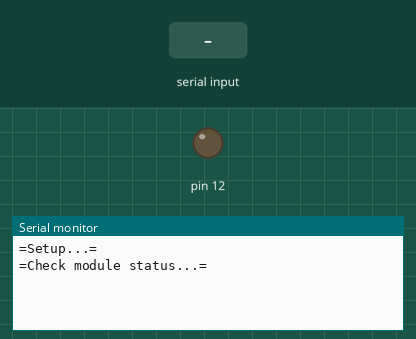
Bench run of a sketch on a simulated Arduino Uno, built with avr-gcc and run on an emulated ATmega328P. Shown: output pins drawn as LEDs (lit = HIGH), the last lines printed to the serial monitor. The inputs (shaded band) are chosen by the test bench. The modem accepts every AT command (registered, SIM ready, sends succeed) and sends nothing else.

Above: at 12.8 s.
12.9 s: "90,45\n" received over the second serial link
At 14.1 s:
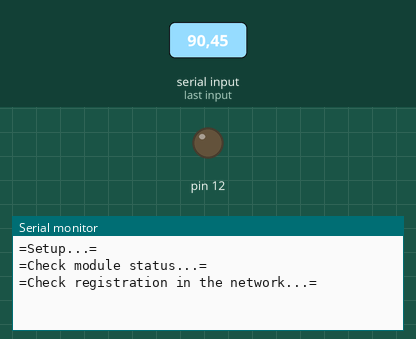
15.9 s: "30,150\n" received over the second serial link
At 16.9 s:
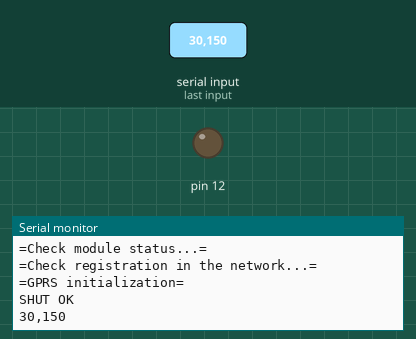

The sketch:

sim800l_gprs_gps_aprs.ino
```cpp
/*Ардуино GPRS GPS APRS трекер
 * разработал Юрий UB3FBR  ub3fbr@yandex.ru 2017
 * Используйте, модифицируйте код без ограничений
 * исходный код https://github.com/UB3FBR/sim800l_gprs_gps_aprs.git
 * тема на форуме http://infotex58.ru/forum/index.php?topic=986.msg8605#msg8605
 */
#include <TinyGPS++.h>
#include <SoftwareSerial.h>
SoftwareSerial myGSM(8,9); //подключаем GSM модуль SIM800L пин 9 - RX, 8 - TX !!! внимательно!!! лучше проверять все отдельными тестовыми скетчами - пины тх рх
SoftwareSerial neo6m(6,7); //подключаем GPS модуль uBlox neo6m  пин 6 - TXмодуля, т.е. у gps модуля используем только один пин выхода
TinyGPSPlus gps; // объект TinyGPS++ для работы с данными от модуля GPS

/* Используются последовательности NMEA дополнительная информация  http://aprs.gids.nl/nmea/
 * из последовательности "вырезаем" нужные для отправки на апрс сервер элементы
 * координаты  широту и долготу
 */
TinyGPSCustom la(gps, "GPGGA", 2); // $GPGSA 2 элемент
TinyGPSCustom n_s(gps, "GPGGA", 3); // $GPGSA 3 элемент
TinyGPSCustom lon(gps, "GPGGA", 4); // $GPGSA 4 элемент
TinyGPSCustom e_w(gps, "GPGGA", 5); // $GPGSA 5 элемент
TinyGPSCustom sat(gps, "GPGGA", 7); // $GPGSA 7 элемент
TinyGPSCustom spd(gps, "GPVTG", 7); // $GPVTG 7 элемент - для "похожего на умного" маяка анализируем скорость в км/ч в последовательности
/*Строковые переменные для вывода в консоль
 * и формирования пакета отправляемого на APRS-IS
 */
String lla;
String llon;
String ns;
String ew;
String sats;
String spds;
int intsats; //преобразованные в число кол-во спутников
int intspds; //и скорость

int send_error = 0;  //определение факта ошибки при отправке данных на сервер апрс

void setup()
{
 Serial.begin(9600);
 delay(500);
 myGSM.begin(9600);
 delay(500);
 neo6m.begin(4800); //предварительно проверяем скорость обмена с GPS модулем, может быть 4800 и 9600
 delay(500);
 pinMode(12, OUTPUT);
 myGSMsetup(); //устанавливаем параметры модуля SIM800L и данные apn оператора, подключаемся к gprs
}

void loop()
{

// Если данные обновились - анализируем их, отправляем и ждем
  if (la.isUpdated() || lon.isUpdated())
  {
    lla=la.value();
    lla = lla.substring(0,7); //string.substring(from, to) вырезаем часть строки уменьшая точность
    ns=n_s.value();
    llon=lon.value();
    llon = llon.substring(0,8); //string.substring(from, to)
    ew=e_w.value();
    sats=sat.value(); intsats = sats.toInt();
    spds=spd.value(); intspds = spds.toInt();

    Serial.println();
    Serial.print(F("LAT=")); Serial.println(lla);
    Serial.print(F("ns=")); Serial.println(ns);
    Serial.print(F("LON=")); Serial.println(llon);
    Serial.print(F("ew=")); Serial.println(ew);
    Serial.print(F("SATs=")); Serial.println(sats);
    Serial.print(F("Speeds=")); Serial.println(spds);
    Serial.println();
/*Проверяем количество захваченных спутников intsats, если меньше 4, ничего не отправляем
 * Если больше или равно 4 - отравляем данные на сервер APRS
 */
  if (intsats > 3){
    Serial.println(F("=SATs > 3 ="));
    Serial.println(F("=Open port and Send data="));
    myGSMopenport();

    sendTCPpacket();
    delay(3000);
    Serial.println(F("=Close port and Delay="));
    myGSMcloseport();
    neo6m.listen();
    Serial.println (F("========================="));
/*Добавляем похожую на "умную" задержку
 * чтобы трек был не "рубленный", а более гладкий на карте
 */
 Serial.print(F("=IntSpds="));Serial.println(intspds); //выводим текущую скорость для контроля
 if (intspds > 90) {Serial.println(F("=Delay=20s ="));delay(20000);}
 else if (intspds > 60){Serial.println(F("=Delay=30s ="));delay(30000);}
 else if (intspds > 30) {Serial.println(F("=Delay=40s ="));delay(40000);}
 else {Serial.println(F("=Delay=60s ="));delay(60000);} //если предыдущие условия не сработали - задержка по умолчанию 60 сек (для минимальной скорости движения)
 }


 }
  while (neo6m.available() > 0)
    gps.encode(neo6m.read());
}


void printSerialData()
{

 while(myGSM.available() > 0)
 Serial.write(myGSM.read());

}

void sendTCPpacket()
{
  myGSM.listen();
  /* Фомируем пакет для отправки на сервер согласно правилам APRS
   *  test в начале пакета - для первичного подключения
   *  используем свои учетные данные на APRS-IS
   *  таблицу символов для нужного значка на карте в aprs.fi
   */
  String aprs_data = "test ";
  aprs_data+="\r";
  aprs_data+="user UB3FBR-9 pass 12345 vers arduino-gprs-SIM800L"; //примените свой пароль для APRS-IS  вместо 12345
  aprs_data+="\r";

  aprs_data+="UB3FBR-9>APRS,TCPIP*:="; // сначала эта строка была такой:  aprs_data+="UB3FBR-9>APRS:=";
  aprs_data+=lla; //"5509.85"; //Latitude Широта
  aprs_data+=ns; //"N"; N для северной широты  и S для южной широты
  aprs_data+="/"; //Символ TABLE выбирает одну из двух таблиц символов, тут основная таблица
  aprs_data+=llon; //"03726.17"; //Долгота Longitude
  aprs_data+=ew; //"E"; W западная долгота and E восточная долгота
  aprs_data+=">"; // выбор символа APRS, тут символ машины с ssid-9 такой: ">" ; Символ домашнего QTH такой: "-" ,
  aprs_data+="APRS/GPRS tracker(SIM800L)";
  aprs_data+=" SATview=";
  aprs_data+=sats; //количество спутников
  //add U батареи, количество спутников, температура салона
  //local time
  aprs_data+="\r";

 myGSM.println(aprs_data);
 //myGSM.println("UB3FBR-9>APRS,TCPIP*:>op.Yuri ub3fbr@yandex.ru"); // статусная строка, можно и не выводить
 //проверял возможность и как это работает)

 delay(4000);
 printSerialData();
 myGSM.write(0x1A);
 delay(3000);
 printSerialData();

 Serial.println(F("=blink_led="));
 digitalWrite(12, HIGH);   // включаем LED
 delay(1000);              // ждем 1 секунду
 digitalWrite(12, LOW);    // выключаем LED

 neo6m.listen();

}

/* полезные ссылки по камандам АТ
 * http://www.raviyp.com/embedded/169-sim300-gprs-commands
 * https://habrahabr.ru/post/119030/
 * http://arduino.ru/forum/apparatnye-voprosy/vopros-po-modulyu-sim900
 * goo.gl/cs5X5r  (http://forum.cxem.net)
 * http://m2msupport.net/m2msupport/atcipshut-deactivate-gprs-pdp-context/
 * http://radiolaba.ru/microcotrollers/gsm-modul-neoway-m590-opisanie-i-komandyi-upravleniya.html
 */
void myGSMsetup()
{
 Serial.println (F("=Setup...="));
 myGSM.listen(); //Перед тем как считывать данные с софтового порта, его необходимо перевести в режим ожидания данных
 delay (10000);
/* Проверяем доступность модуля модема
 * к дальнейшей работе - готовность к работе и регистрацию в сети
 */
 do {
  Serial.println(F("=Check module status...="));
  myGSM.println(F("AT+CPAS")); // Информация о состояние модуля модема (0 – готов к работе)
  delay (500);
} while (!myGSM.find("0"));

do {
  Serial.println(F("=Check registration in the network...="));
  myGSM.println(F("AT+CREG?")); // Получаем информацию о регистрации в сети  0,1  0 – нет кода регистрации сети,1 – зарегистрирован, домашняя сеть; роуминг -  код 5
  delay (500);
} while (!(myGSM.find("+CREG: 0,1"))or(myGSM.find("+CREG: 0,5"))); // добавил тут  логический оператор ИЛИ (or) результат Истина, если хотя бы один операнд истина

//=======================================================================================
Serial.println(F("=GPRS initialization="));
 myGSM.println(F("AT+CIPSHUT")); //разрыв всех соединений и деактивирование gprs
 delay(1000);
 printSerialData();

 myGSM.println(F("AT+CIPMUX=0")); //установка режима одиночного подключения
 delay(2000);
 printSerialData();

do {
  Serial.println(F("=GPRS Attaching...="));
  myGSM.println(F("AT+CGATT=1")); //Заставляет модуль подключиться к GPRS.  Проверить, подключен ли он, можно командой "AT+CGATT?"
  delay (500);
} while (!myGSM.find("OK"));


 myGSM.println(F("AT+CSTT=\"internet.mts.ru\",\"mts\",\"mts\""));
 delay(5000);
 printSerialData();

do {
  Serial.println(F("=Start wireless...="));
  myGSM.println(F("AT+CIICR"));  //Устанавливает беспроводное подключение GPRS
  delay (1000);
} while (!myGSM.find("OK"));

do {
  Serial.println(F("=Check IP address="));
  myGSM.println(F("AT+CIFSR")); //Возвращает IP-адрес модуля
  delay (2500);
} while (!myGSM.find("."));

send_error = 0; //сбрасываем состояние переменной ошибки

 neo6m.listen(); //снова слушаем GPS модуль
 Serial.println(F("=Setup complited="));
 Serial.println(F("========================="));
}

void myGSMopenport()
{
 /*----------открываем порт сервера aprs ---------------
  *  базовые настройки для подключения смотрим тут http://aprs.cqham.ru:14501/
  *  подключившись через putty или процедурой myGSMopenport на указанном сайте
  *  должны увидеть своё соединение с сервером в списке (после обновления)
  *  до отключения клиента putty или выполнения процедуры myGSMcloseport
  */
 myGSM.listen();

 myGSM.println(F("AT+CIPSTART=\"TCP\",\"194.186.45.251\",\"14580\""));
 delay(3000);
 printSerialData();

 myGSM.println(F("AT+CIPSEND"));
 delay(2000);
 printSerialData();


if (myGSM.find("ERROR"))
{
send_error = 1;
Serial.println(F("=Aprs server connect error="));
//возможно перезагружать?
}

 neo6m.listen();

}

void myGSMcloseport()
{
  //----------закрываем порт сервера aprs ---------------
  myGSM.listen();

myGSM.println(F("AT+CIPCLOSE")); //разрыв подключения с сервером aprs
delay(1000);


if (myGSM.find("OK"))
 {
send_error = 0;
Serial.println(F("=Aprs server connection close="));
 }

//myGSM.println(F("AT+CIPSHUT")); разрыв всех соединений и деактивирование gprs
neo6m.listen();
}
```

Measured:
- after the input at 12.9 s, the serial monitor: prints a new line at once (image 1)
- after the input at 15.9 s, the serial monitor: prints a new line after 0.54 s (image 2)
